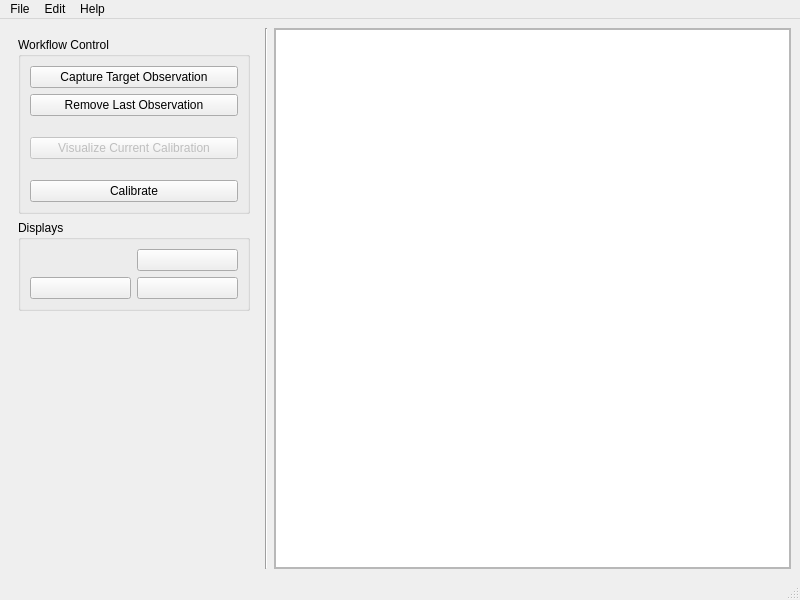
<?xml version="1.0" encoding="UTF-8"?>
<ui version="4.0">
 <class>multisensor_calibration::CalibrationControlWindow</class>
 <widget class="QMainWindow" name="multisensor_calibration::CalibrationControlWindow">
  <property name="geometry">
   <rect>
    <x>0</x>
    <y>0</y>
    <width>800</width>
    <height>600</height>
   </rect>
  </property>
  <property name="sizePolicy">
   <sizepolicy hsizetype="MinimumExpanding" vsizetype="MinimumExpanding">
    <horstretch>0</horstretch>
    <verstretch>0</verstretch>
   </sizepolicy>
  </property>
  <property name="minimumSize">
   <size>
    <width>800</width>
    <height>600</height>
   </size>
  </property>
  <property name="windowTitle">
   <string>Calibration Control Window</string>
  </property>
  <widget class="QWidget" name="centralwidget">
   <layout class="QHBoxLayout" name="horizontalLayout_2">
    <item>
     <widget class="QWidget" name="sideWidget" native="true">
      <property name="sizePolicy">
       <sizepolicy hsizetype="Fixed" vsizetype="Preferred">
        <horstretch>0</horstretch>
        <verstretch>0</verstretch>
       </sizepolicy>
      </property>
      <property name="minimumSize">
       <size>
        <width>250</width>
        <height>0</height>
       </size>
      </property>
      <property name="maximumSize">
       <size>
        <width>250</width>
        <height>16777215</height>
       </size>
      </property>
      <layout class="QVBoxLayout" name="verticalLayout">
       <item>
        <widget class="QGroupBox" name="gbWorkflowControl">
         <property name="title">
          <string>Workflow Control</string>
         </property>
         <layout class="QVBoxLayout" name="verticalLayout_2">
          <item>
           <widget class="QPushButton" name="pbCapture">
            <property name="toolTip">
             <string>Add new observation by capturing the target. This will also compute a temporary calibration based on the single observation.</string>
            </property>
            <property name="text">
             <string>Capture Target Observation</string>
            </property>
           </widget>
          </item>
          <item>
           <widget class="QPushButton" name="pbRemove">
            <property name="toolTip">
             <string>Remove last observation. This can repeated until all observations are removed.</string>
            </property>
            <property name="text">
             <string>Remove Last Observation</string>
            </property>
           </widget>
          </item>
          <item>
           <spacer name="verticalSpacer">
            <property name="orientation">
             <enum>Qt::Vertical</enum>
            </property>
            <property name="sizeType">
             <enum>QSizePolicy::Fixed</enum>
            </property>
            <property name="sizeHint" stdset="0">
             <size>
              <width>20</width>
              <height>15</height>
             </size>
            </property>
           </spacer>
          </item>
          <item>
           <widget class="QPushButton" name="pbVisCalibration">
            <property name="enabled">
             <bool>false</bool>
            </property>
            <property name="toolTip">
             <string>Visualize current calibration.</string>
            </property>
            <property name="text">
             <string>Visualize Current Calibration</string>
            </property>
            <property name="checkable">
             <bool>true</bool>
            </property>
           </widget>
          </item>
          <item>
           <spacer name="verticalSpacer_3">
            <property name="orientation">
             <enum>Qt::Vertical</enum>
            </property>
            <property name="sizeType">
             <enum>QSizePolicy::Fixed</enum>
            </property>
            <property name="sizeHint" stdset="0">
             <size>
              <width>20</width>
              <height>15</height>
             </size>
            </property>
           </spacer>
          </item>
          <item>
           <widget class="QPushButton" name="pbFinalize">
            <property name="toolTip">
             <string>Finalize by computing the calibration based on all observations.</string>
            </property>
            <property name="text">
             <string>Calibrate</string>
            </property>
           </widget>
          </item>
         </layout>
        </widget>
       </item>
       <item>
        <widget class="QGroupBox" name="Displays">
         <property name="title">
          <string>Displays</string>
         </property>
         <layout class="QGridLayout" name="gridLayout">
          <item row="0" column="2">
           <widget class="QPushButton" name="pbPlacementGuidance">
            <property name="toolTip">
             <string>Show window for target placement guidance.</string>
            </property>
            <property name="text">
             <string/>
            </property>
            <property name="icon">
             <iconset resource="../../resources/icons.qrc">
              <normaloff>:/icons/icons8-board-32.png</normaloff>:/icons/icons8-board-32.png</iconset>
            </property>
            <property name="checkable">
             <bool>true</bool>
            </property>
            <property name="flat">
             <bool>false</bool>
            </property>
           </widget>
          </item>
          <item row="2" column="2">
           <widget class="QPushButton" name="pbRefOutput">
            <property name="toolTip">
             <string>Show window of target detection in data from source sensor.</string>
            </property>
            <property name="text">
             <string/>
            </property>
            <property name="icon">
             <iconset resource="../../resources/icons.qrc">
              <normaloff>:/icons/icons8-pro-display-xdr-48-filled.png</normaloff>:/icons/icons8-pro-display-xdr-48-filled.png</iconset>
            </property>
            <property name="checkable">
             <bool>true</bool>
            </property>
           </widget>
          </item>
          <item row="2" column="0">
           <widget class="QPushButton" name="pbSrcOutput">
            <property name="toolTip">
             <string>Show window of target detection in data from source sensor.</string>
            </property>
            <property name="text">
             <string/>
            </property>
            <property name="icon">
             <iconset resource="../../resources/icons.qrc">
              <normaloff>:/icons/icons8-pro-display-xdr-48.png</normaloff>:/icons/icons8-pro-display-xdr-48.png</iconset>
            </property>
            <property name="checkable">
             <bool>true</bool>
            </property>
           </widget>
          </item>
         </layout>
        </widget>
       </item>
       <item>
        <spacer name="verticalSpacer_2">
         <property name="orientation">
          <enum>Qt::Vertical</enum>
         </property>
         <property name="sizeHint" stdset="0">
          <size>
           <width>20</width>
           <height>40</height>
          </size>
         </property>
        </spacer>
       </item>
      </layout>
     </widget>
    </item>
    <item>
     <widget class="Line" name="line">
      <property name="orientation">
       <enum>Qt::Vertical</enum>
      </property>
     </widget>
    </item>
    <item>
     <widget class="QFrame" name="logFrame">
      <property name="frameShape">
       <enum>QFrame::StyledPanel</enum>
      </property>
      <property name="frameShadow">
       <enum>QFrame::Raised</enum>
      </property>
      <layout class="QVBoxLayout" name="verticalLayout_3">
       <property name="spacing">
        <number>0</number>
       </property>
       <property name="leftMargin">
        <number>0</number>
       </property>
       <property name="topMargin">
        <number>0</number>
       </property>
       <property name="rightMargin">
        <number>0</number>
       </property>
       <property name="bottomMargin">
        <number>0</number>
       </property>
       <item>
        <widget class="QPlainTextEdit" name="teLog">
         <property name="toolTip">
          <string>ROS log messages</string>
         </property>
         <property name="lineWrapMode">
          <enum>QPlainTextEdit::NoWrap</enum>
         </property>
         <property name="readOnly">
          <bool>true</bool>
         </property>
        </widget>
       </item>
      </layout>
     </widget>
    </item>
   </layout>
  </widget>
  <widget class="QMenuBar" name="menubar">
   <property name="geometry">
    <rect>
     <x>0</x>
     <y>0</y>
     <width>800</width>
     <height>22</height>
    </rect>
   </property>
   <property name="layoutDirection">
    <enum>Qt::LeftToRight</enum>
   </property>
   <widget class="QMenu" name="menuAbout">
    <property name="title">
     <string>Help</string>
    </property>
    <addaction name="actionDocumentation"/>
    <addaction name="actionAbout"/>
   </widget>
   <widget class="QMenu" name="menuFile">
    <property name="title">
     <string>File</string>
    </property>
    <widget class="QMenu" name="menuOpen">
     <property name="title">
      <string>Open</string>
     </property>
     <addaction name="actionCalibration_Workspace"/>
     <addaction name="actionRobot_Workspace"/>
    </widget>
    <addaction name="actionNew_Reset"/>
    <addaction name="menuOpen"/>
   </widget>
   <widget class="QMenu" name="menuEdit">
    <property name="title">
     <string>Edit</string>
    </property>
    <addaction name="separator"/>
    <addaction name="separator"/>
    <addaction name="actionImport_Observations_from_Directory"/>
    <addaction name="separator"/>
    <addaction name="actionPreferences"/>
   </widget>
   <addaction name="menuFile"/>
   <addaction name="menuEdit"/>
   <addaction name="menuAbout"/>
  </widget>
  <widget class="QStatusBar" name="statusbar"/>
  <action name="actionCalibration_Workspace">
   <property name="text">
    <string>Calibration Workspace</string>
   </property>
   <property name="toolTip">
    <string>Open workspace in which the calibration results and observations are stored.</string>
   </property>
  </action>
  <action name="actionRobot_Workspace">
   <property name="text">
    <string>Robot Workspace</string>
   </property>
   <property name="toolTip">
    <string>Open robot workspace holding all sensor-calibrations that have been executed for this robot.</string>
   </property>
  </action>
  <action name="actionNew_Reset">
   <property name="text">
    <string>New / Reset</string>
   </property>
   <property name="toolTip">
    <string>Start a new calibration process.</string>
   </property>
  </action>
  <action name="actionPreferences">
   <property name="text">
    <string>Preferences</string>
   </property>
   <property name="toolTip">
    <string>Open dynamic reconfigure to change parameterization of the calibration.</string>
   </property>
   <property name="statusTip">
    <string/>
   </property>
  </action>
  <action name="actionAdd_Observation">
   <property name="text">
    <string>Add Observation ...</string>
   </property>
  </action>
  <action name="actionImport_Observations_from_Directory">
   <property name="text">
    <string>Import Observations from Directory ...</string>
   </property>
  </action>
  <action name="actionDocumentation">
   <property name="text">
    <string>Documentation</string>
   </property>
  </action>
  <action name="actionAbout">
   <property name="text">
    <string>About</string>
   </property>
  </action>
 </widget>
 <resources>
  <include location="../../resources/icons.qrc"/>
 </resources>
 <connections/>
</ui>
